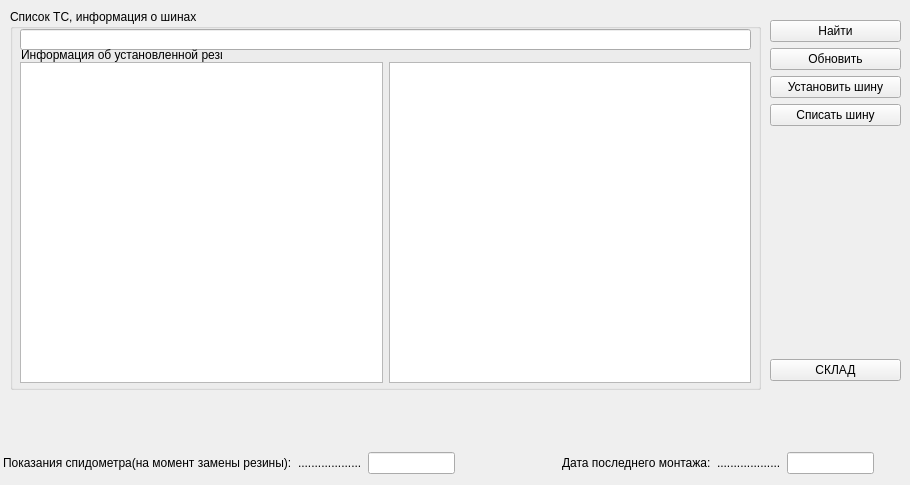
      <widget class="QWidget" name="rezina">
       <property name="focusPolicy">
        <enum>Qt::NoFocus</enum>
       </property>
       <attribute name="title">
        <string>Шины</string>
       </attribute>
       <widget class="QWidget" name="layoutWidget">
        <property name="geometry">
         <rect>
          <x>3</x>
          <y>450</y>
          <width>871</width>
          <height>26</height>
         </rect>
        </property>
        <layout class="QHBoxLayout" name="horizontalLayout_22">
         <item>
          <layout class="QHBoxLayout" name="horizontalLayout_18">
           <item>
            <widget class="QLabel" name="label_36">
             <property name="text">
              <string>Показания спидометра(на момент замены резины):</string>
             </property>
            </widget>
           </item>
           <item>
            <widget class="QLabel" name="label_37">
             <property name="text">
              <string>...................</string>
             </property>
            </widget>
           </item>
           <item>
            <widget class="QLineEdit" name="lineEdit_13"/>
           </item>
          </layout>
         </item>
         <item>
          <spacer name="horizontalSpacer_2">
           <property name="orientation">
            <enum>Qt::Horizontal</enum>
           </property>
           <property name="sizeType">
            <enum>QSizePolicy::Fixed</enum>
           </property>
           <property name="sizeHint" stdset="0">
            <size>
             <width>101</width>
             <height>20</height>
            </size>
           </property>
          </spacer>
         </item>
         <item>
          <layout class="QHBoxLayout" name="horizontalLayout_16">
           <item>
            <widget class="QLabel" name="label_32">
             <property name="text">
              <string>Дата последнего монтажа:</string>
             </property>
            </widget>
           </item>
           <item>
            <widget class="QLabel" name="label_33">
             <property name="text">
              <string>...................</string>
             </property>
            </widget>
           </item>
           <item>
            <widget class="QLineEdit" name="lineEdit_11"/>
           </item>
          </layout>
         </item>
        </layout>
       </widget>
       <widget class="QGroupBox" name="groupBox">
        <property name="geometry">
         <rect>
          <x>10</x>
          <y>9</y>
          <width>751</width>
          <height>381</height>
         </rect>
        </property>
        <property name="title">
         <string>Список ТС, информация о шинах</string>
        </property>
        <widget class="QLineEdit" name="searchTcRezina">
         <property name="geometry">
          <rect>
           <x>10</x>
           <y>20</y>
           <width>731</width>
           <height>21</height>
          </rect>
         </property>
        </widget>
        <widget class="QLabel" name="label_65">
         <property name="geometry">
          <rect>
           <x>11</x>
           <y>38</y>
           <width>201</width>
           <height>16</height>
          </rect>
         </property>
         <property name="text">
          <string>Информация об установленной резине</string>
         </property>
        </widget>
        <widget class="QWidget" name="layoutWidget">
         <property name="geometry">
          <rect>
           <x>10</x>
           <y>53</y>
           <width>731</width>
           <height>321</height>
          </rect>
         </property>
         <layout class="QHBoxLayout" name="horizontalLayout_45">
          <item>
           <widget class="QTableView" name="tableRezinaShow"/>
          </item>
          <item>
           <widget class="QTableView" name="tcForRezina"/>
          </item>
         </layout>
        </widget>
        <widget class="QLabel" name="searchIconTyres">
         <property name="geometry">
          <rect>
           <x>15</x>
           <y>23</y>
           <width>14</width>
           <height>14</height>
          </rect>
         </property>
         <property name="text">
          <string/>
         </property>
        </widget>
       </widget>
       <widget class="QWidget" name="layoutWidget">
        <property name="geometry">
         <rect>
          <x>770</x>
          <y>20</y>
          <width>131</width>
          <height>361</height>
         </rect>
        </property>
        <layout class="QVBoxLayout" name="verticalLayout_9">
         <item>
          <widget class="QPushButton" name="btnSearchRezina">
           <property name="text">
            <string>Найти</string>
           </property>
          </widget>
         </item>
         <item>
          <widget class="QPushButton" name="btnRefreshRezina">
           <property name="text">
            <string>Обновить</string>
           </property>
          </widget>
         </item>
         <item>
          <widget class="QPushButton" name="setRezinaForTc">
           <property name="text">
            <string>Установить шину</string>
           </property>
          </widget>
         </item>
         <item>
          <widget class="QPushButton" name="btnDeleteTyre">
           <property name="text">
            <string>Списать шину</string>
           </property>
          </widget>
         </item>
         <item>
          <spacer name="verticalSpacer">
           <property name="orientation">
            <enum>Qt::Vertical</enum>
           </property>
           <property name="sizeHint" stdset="0">
            <size>
             <width>20</width>
             <height>40</height>
            </size>
           </property>
          </spacer>
         </item>
         <item>
          <widget class="QPushButton" name="btnSklad">
           <property name="text">
            <string>СКЛАД</string>
           </property>
          </widget>
         </item>
        </layout>
       </widget>
      </widget>
